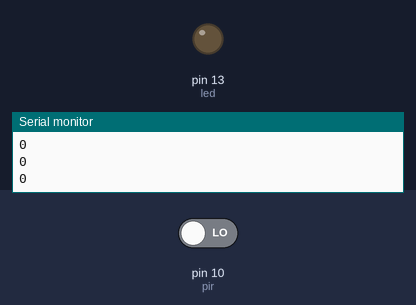
Recording of a sketch running on a simulated Arduino Uno, built with avr-gcc and run on an emulated ATmega328P. Parts: output pins drawn as LEDs (lit = HIGH), the last lines printed to the serial monitor. The inputs (shaded band) are chosen by the test bench; at power-on: pin 10 (pir) LOW.

Above: at 1.2 s.
1.3 s: pin 10 (pir) driven HIGH
At 1.9 s:
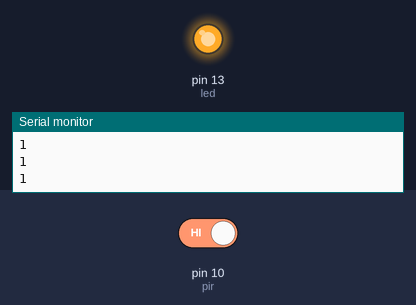
2.8 s: pin 10 (pir) driven LOW
At 4.3 s:
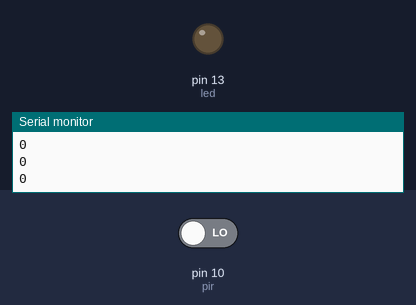
Timing chart, 0 to 5.8 s (numbered marks = the images above; inputs shaded):
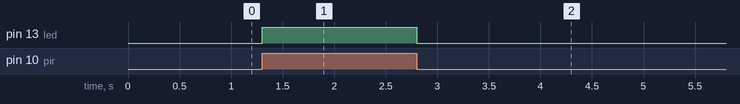

Measured:
- after the input at 1.3 s, pin 13 (led): LOW → HIGH at once
- after the input at 2.8 s, pin 13 (led): HIGH → LOW at once

The sketch:

pir_led.ino
```cpp
//deklarasi variabel global
const int pir = 10; //pin pir
const int led = 13; //pin led

//set pir -> netral = 0
int pirsetvalue = 0;

//fungsi diproses 1 kali
void setup() {
  Serial.begin(9600); //memulai serial begin port 9600
  pinMode(led, OUTPUT); //inisialisasi led
  pinMode(pir, INPUT); //inisialisasi pir
}

//fungsi diproses berkali-kali
void loop() {
  pirsetvalue = digitalRead(pir); // membaca analog pir pin
  Serial.println(pirsetvalue); // serial monitoring

  if (pirsetvalue == 1){ // jika pirset respon maka led nyala
    digitalWrite(led, HIGH); //led nyala
    delay(100); // jeda waktu
  }
  else { // selain itu semua maka led mati
    digitalWrite(led, LOW); // led mati
    delay(100); // jeda waktu
  }
}
```
